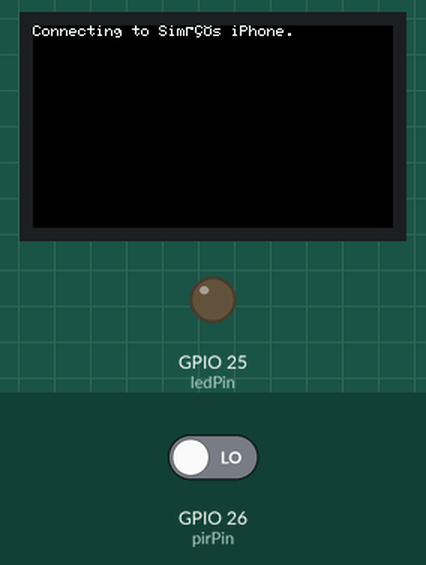
This sketch was run on a simulated ESP32. Parts: 240×135 colour display, output pins drawn as LEDs (lit = HIGH). The inputs (shaded band) are chosen by the test bench; at power-on: GPIO 26 (pirPin) LOW. WiFi joins after 1.5 s; servers stay silent unless stated; no MQTT or app messages arrive unless stated; what the sketch prints to the serial monitor is not drawn.

Above: at 0.7 s.
At 2.8 s:
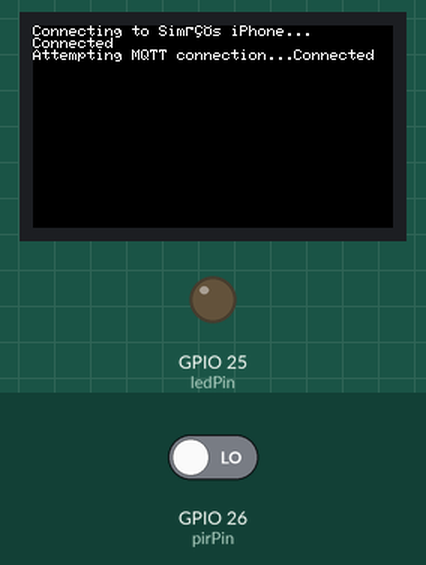
2.9 s: GPIO 26 (pirPin) driven HIGH
At 3.5 s:
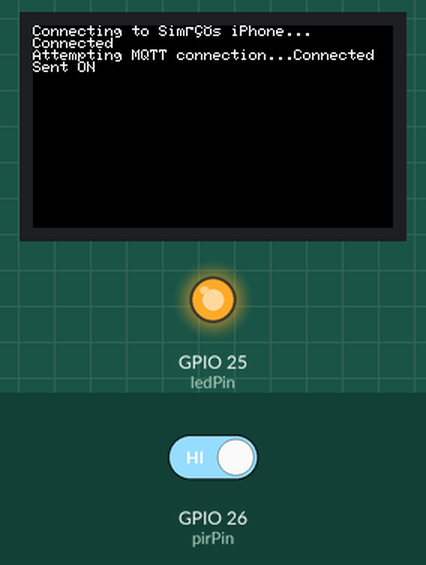
Timing chart, 0 to 5.9 s (numbered marks = the images above; inputs shaded):
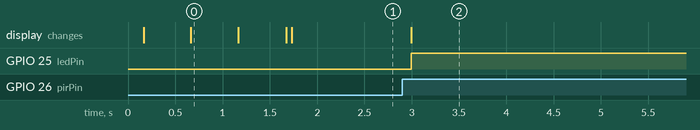

The sketch:

IoTMQTTA.ino
```cpp
#include "M5StickCPlus.h"
#include <WiFi.h>
#include <Adafruit_MQTT.h>
#include <Adafruit_MQTT_Client.h>

// Define pins
const int pirPin = 26; // PIR sensor SIG pin connected to GPIO 26
const int ledPin = 25; // LED connected to GPIO 33

// WiFi and MQTT settings
const char* ssid = R"(Sim’s iPhone)";
const char* password = "a1234567";
const char* mqtt_server = "172.20.10.3";

// WiFi and MQTT Client setup
WiFiClient wifiClient;
Adafruit_MQTT_Client mqtt(&wifiClient, mqtt_server, 1883);  // Direct MQTT Client connection

// MQTT Topics
Adafruit_MQTT_Publish PIR_A = Adafruit_MQTT_Publish(&mqtt, "building/rooms/A/PIR/A", 1); // QoS 1 publication
Adafruit_MQTT_Publish LED_A = Adafruit_MQTT_Publish(&mqtt, "building/rooms/A/LED/A", 1); // QoS 1 publication

// Timer variables
unsigned long lastMotionTime = 0;
bool cooldownMotion = false;
// unsigned long timer_interval = 240000;
// unsigned long led_interval = 300000;
unsigned long timer_interval = 4000;
unsigned long led_interval = 5000;

// ledState isSent
bool isSent = false;

#define MSG_BUFFER_SIZE (50)
char msg[MSG_BUFFER_SIZE];

// void flashLED();
void setupWifi();
void reConnect();

void setup() {
    M5.begin();
    M5.Lcd.setRotation(3);
    setupWifi();

    // Subscribe to the "toggle_LED/A" topic with QoS 1
    // mqtt.subscribe(&toggleLED_A);  // Subscribe to "toggle_LED/A"

    // Setup LED
    pinMode(pirPin, INPUT);
    pinMode(ledPin, OUTPUT);
}

// void flashLED() {
//     M5.Lcd.fillRect(0, 60, 240, 20, BLACK);
//     M5.Lcd.setCursor(0, 60, 2);
//     M5.Lcd.print("LED ON");

//     digitalWrite(ledPin, 0);  // LED ON
//     delay(500);
//     digitalWrite(ledPin, 1);  // LED OFF

//     M5.Lcd.fillRect(0, 60, 240, 20, BLACK);
//     M5.Lcd.setCursor(0, 60, 2);
//     M5.Lcd.print("LED OFF");
// }

void loop() {
    if (!mqtt.connected()) {
        reConnect();
    }
    mqtt.processPackets(10);  // Process incoming MQTT messages with a timeout of 10 millisecond
    mqtt.ping();

    // M5.update();

    // // Button press to toggle LED
    // if (M5.BtnA.wasPressed()) {
    //     if ((millis() - buttonLastTime) > debounceTime) {
    //         snprintf(msg, MSG_BUFFER_SIZE, "ON");
    //         toggleLED_B.publish(msg);  // Publish message to "toggle_LED/B"
    //         buttonLastTime = millis();
    //         M5.Lcd.println("Sent ON");
    //     }
    // }

    // Read the PIR sensor value
    int motionDetected = digitalRead(pirPin);
    unsigned long currentMillis = millis();

    if (cooldownMotion) {
        // Check if cooldown period is over
        if (currentMillis - lastMotionTime >= timer_interval) {
            cooldownMotion = false;
            // M5.Lcd.println("Cooldown ended");
        }
    }
    if (currentMillis - lastMotionTime >= led_interval) {
      if (isSent == false) {
          digitalWrite(ledPin, 0); // Turn OFF LED
          snprintf(msg, MSG_BUFFER_SIZE, "0");
          LED_A.publish(msg);
          isSent = true;
      }
    }

    // If motion is detected, blink the LED
    if (!cooldownMotion) {
      if (motionDetected == HIGH) {
        Serial.println("Motion detected!"); // Log to Serial Monitor
        lastMotionTime = currentMillis;
        cooldownMotion = true;
        snprintf(msg, MSG_BUFFER_SIZE, "1");
        PIR_A.publish(msg);
        digitalWrite(ledPin, 1); // Turn on the LED
        snprintf(msg, MSG_BUFFER_SIZE, "1");
        LED_A.publish(msg);
        M5.Lcd.println("Sent ON");
        isSent = false;
      } else {
        Serial.println("No motion detected."); // Log to Serial Monitor
      }
    }

    delay(200);

    // // Check for incoming messages on "toggle_LED/A"
    // Adafruit_MQTT_Subscribe *subscription;
    // while ((subscription = mqtt.readSubscription(10))) {
    //   if (subscription == &toggleLED_A) {
    //     char* message = (char *) toggleLED_A.lastread;
    //     if (strcmp(message, "ON") == 0) {
    //       flashLED();
    //       snprintf(msg, MSG_BUFFER_SIZE, "A is ON");
    //       toggleLED_B.publish(msg);
    //     }
    //   }
    // }
}

void setupWifi() {
    delay(10);
    M5.Lcd.printf("Connecting to %s", ssid);
    WiFi.mode(WIFI_STA);
    WiFi.begin(ssid, password);

    while (WiFi.status() != WL_CONNECTED) {
        delay(500);
        M5.Lcd.print(".");
    }
    M5.Lcd.printf("\nConnected\n");
}

void reConnect() {
    while (!mqtt.connected()) {
        M5.Lcd.print("Attempting MQTT connection...");

        int8_t ret = mqtt.connect("ledA", "password1");

        if (ret == 0) {
            M5.Lcd.println("Connected");
            //mqtt.subscribe(&toggleLED_A);
        } else {
            M5.Lcd.print("MQTT connect failed: ");
            M5.Lcd.println(mqtt.connectErrorString(ret));
            delay(5000);
        }
    }
}
```

Measured:
- after the input at 2.9 s, GPIO 25 (ledPin): LOW → HIGH after 0.09 s; the display: changes after 0.10 s (image 2)
